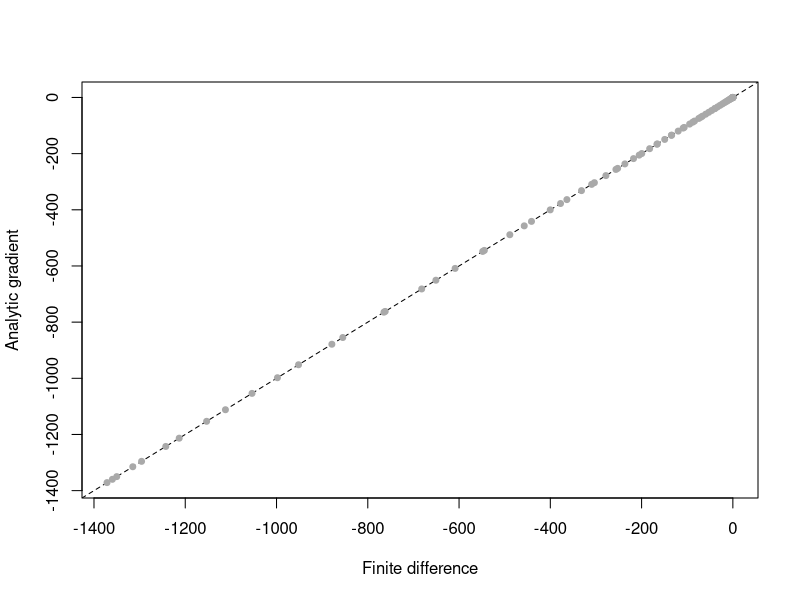
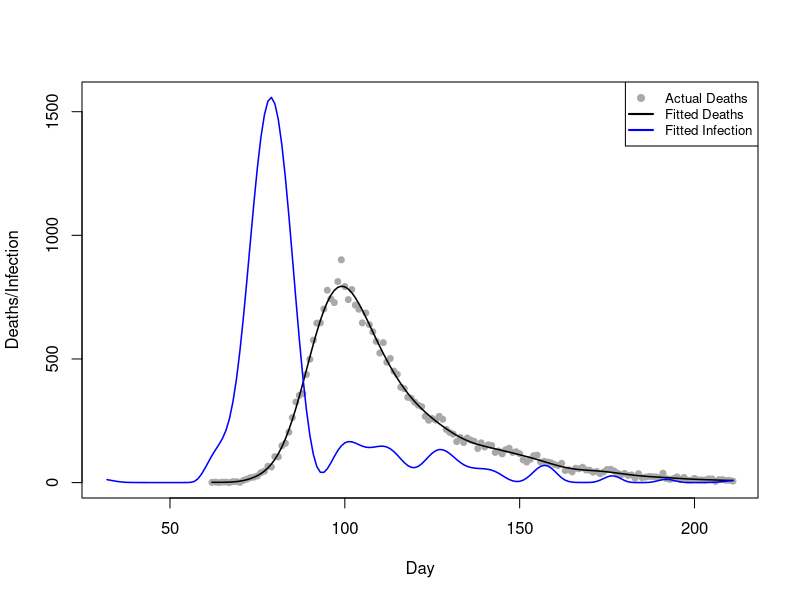
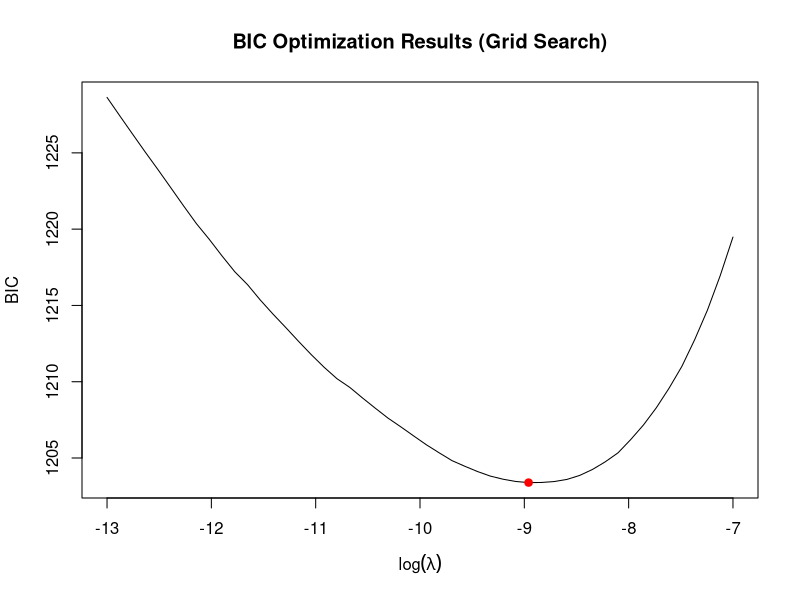
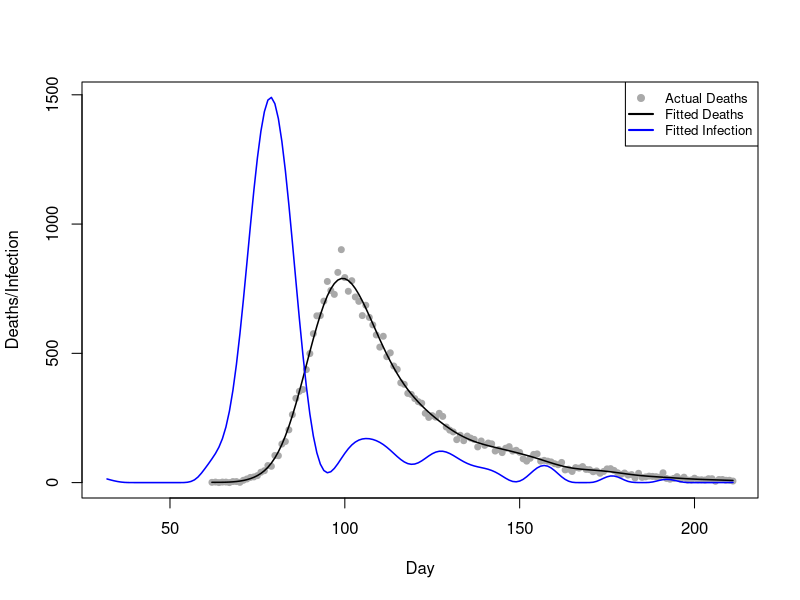
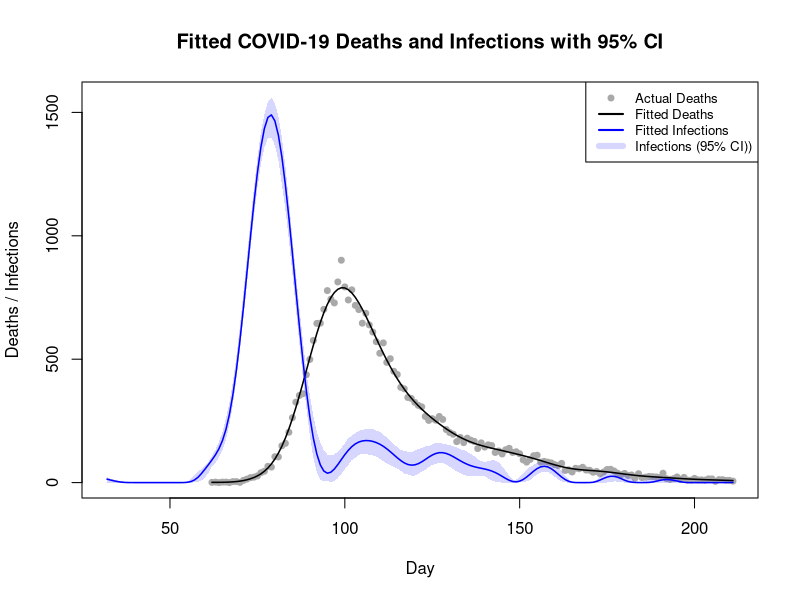

The R source for these figures, in order:
## Team Members: 
# 1. Shivasharini Govindasamy (Sharuuu27) - S2766392
# 2. Yu-Hsuan Hung (YuHsuan07) - S2793274
# 3. Yasuhiro Hara (hiroh-git) - S2826059

## Team Contributions:
# Shivasharini -  
# Yu-Hsuan -  
# Yasuhiro- 

## Github repo link:
# 

## OVERVIEW: 
# This code fits a smooth deconvolution model to COVID-19 death data.
# It estimates the daily infection curve f(t) using penalized B-splines ($\beta=e^\gamma$).
# Optimization minimizes the penalized negative log-likelihood using BFGS.
# The optimal smoothing parameter $\lambda$ is chosen by minimizing the BIC criterion.
# Uncertainty in f(t) is assessed via 200 nonparametric bootstrap replicates.

## CODE STRUCTURE:
# 1. Data loading and initial evaluation of model matrices (X_tilde, X, S).
# 2. Definition and testing of the penalized negative log likelihood (PNLL) and its gradient.
# 3. Preliminary fit of the model using a starting value for $\lambda$ and visualization of results.
# 4. Grid search optimization to find the optimal $\lambda$ minimizing the BIC criterion.
# 5. Non-parametric bootstrapping using weighted likelihood functions to quantify uncertainty in f(t).
# 6. Final plot showing actual deaths, fitted deaths, and fitted infections with 95% confidence intervals.


## Load packages and data 

library(splines)
#setwd("file")
data <- read.table("engcov.txt", header=TRUE)
data$date <- as.Date(data$date, format="%d/%m/%y")


## Evaluate X_tilde, X and S

matrixes <- function(data, k=80){
# define a function to compute X_tilde, X and S 
  n <- nrow(data) # number of observation days, n
  t1 <- data$julian[1] - 30  # earliest infection day, setting as t1-30
  tn <- data$julian[n]       # latest infection day
  t_coverage <- t1:tn        # the scope of infection days
  # k-2 knots cover the scope of infection days
  unit <- (tn-t1)/(k-2-1)
  knot <- seq(t1-unit*3, tn+unit*3, length.out=(k+4))
  # adding 6 points beyond the original k+2 knots, ensuring a total of k+4 knots
  x_tilde <- splineDesign(knots=knot, x=t_coverage, ord=4, outer.ok=TRUE)
  # design matrix, X_tilde, for the B-splines defined by knots at the values 
  # in the scope of infection days
  s <- crossprod(diff(diag(k), diff=2))
  # smoothing penalty matrix S
  x <- matrix(0, nrow=n, ncol=k)
  # initialise the death model matrix X
  d <- 1:80 # the range of days from infection to death.
  edur <- 3.151 # mean parameter for the log-normal distribution.
  sdur <- 0.469 # standard deviation parameter for the log-normal distribution
  pd <- dlnorm(d, edur, sdur) # probability density
  pd <- pd / sum(pd) # normalize probabilities pd
  for (i in 1:n) { #loop over each observation days
    j_max <- min(29+i, 80)
    # determine the maximum interval j_max for the convolution limit.
    for (j in 1:j_max) { # loop over all possible interval j
      y <- 30+i-j
      x[i,] <- x[i,] + x_tilde[y,]*pd[j]
      # X_{i,k}=\sum_{j=1}^{min(29+i,80)}\tilde{X}_{(30+i-j),k}\times \pi_{j}
    }
  }
  list(X_tilde=x_tilde, X=x, S=s) # return the three computed matrices
}

k <- 80
m <- matrixes(data, k=k)
x_tilde <- m$X_tilde
x <- m$X
s <- m$S
y <- data$deaths
# extract x_tilde, x, and s


## Preparation for optim()

pnll <- function(gamma,x,y,s,lambda){
# define the penalised negative log likelihood (pnll) function
  beta <- exp(gamma) # beta = exp(gamma), ensuring positive f
  mu <- x %*% beta   # mu = X %*% beta
  ll <- y*log(mu) - mu - lgamma(y+1) # log-likelihood
  p <- lambda*(t(beta) %*% s %*% beta)/2 # penalty
  -sum(ll) + p # return pnll= -sum(ll) + p
}

gpnll <- function(gamma,x,y,s,lambda){
# Define the gradient of pnll
  beta <- exp(gamma) # beta = exp(gamma), ensuring positive f
  mu <- as.vector(x %*% beta) # mu = X %*% beta
  z <- y/mu-1 # z = y/mu - 1
  dll <- as.vector(t(x) %*% z) * beta # d(sum l_i)/d(gamma)
  dp <- lambda * beta * as.vector(s %*% beta)# d(p)/d(gamma)
  -dll+dp # return total gradient:-[d(sum l_i)/d(gamma)]+[d(p)/d(gamma)]
}

#check 
fd <- gamma0 <- rep(log(10),k) # set gamma0 for testing
lambda0 <- 0.1 # set test lambda value.
pnll0 <- pnll(gamma0, lambda0, x=x, y=y, s=s) # pnll at gamma0 and lambda0
eps <- 1e-7 # finite difference interval 
for (i in seq_along(gamma0)) { # loop over gamma0
  gamma1 <- gamma0
  gamma1[i] <- gamma1[i] + eps  # increase gamma1[i] by eps         
  pnll1 <- pnll(gamma1, lambda0, x=x, y=y, s=s) # compute resulting pnll
  fd[i] <- (pnll1 - pnll0) / eps   # approximate -dl/dgamma[i]      
}
analytic_grad <- gpnll(gamma0,lambda0,x=x,y=y,s=s)
max_abs_diff <- max(abs(analytic_grad - fd)) # Max absolute difference
cat("Max absolute difference between analytic and finite difference gradient:", max_abs_diff, "\n")

squared_errors <- (analytic_grad - fd)^2
rmse <- sqrt(mean(squared_errors))
data_range <- max(fd) - min(fd)
nrmse_range <- rmse / data_range             # Normalised RMSE with range
cat("Normalised RMSE (Range):", nrmse_range, "\n")
# the results indicating that gpnll is coded correctly
# (∵Max Diff and  NRMSE are sufficiently low)

plot(fd, analytic_grad, # visualise QQ plot
     type = "n",
     xlab="Finite difference",
     ylab="Analytic gradient")
abline(a=0, b=1, lty=2) # draw the 45 degree line
points(fd, analytic_grad, # draw the data points on top of the line
       pch = 19,
       col = "darkgray",
       cex = 0.8)
# the result indicating that gpnll is coded correctly


## Plot the actual and fitted deaths and fitted daily infection curve

fit <- optim(par=gamma0, fn=pnll, gr=gpnll,
             lambda=5e-5, x=x, y=y, s=s,
             method="BFGS") #, hessian=TRUE
# Use optim function with BFGS method to optimise
gamma_h <- fit$par       # Get the fitted optimal parameters gamma_h
beta_h <- exp(gamma_h)   # Calculate the fitted B-spline coefficients beta_h
mu_h <- x %*% beta_h     # Calculate the fitted expected deaths mu_h
f_h<- x_tilde %*% beta_h # Calculate the fitted new infection curve f_h

# Set parameters
n <- nrow(data)
t1 <- data$julian[1] - 30
tn <- data$julian[n]
t_coverage <- t1:tn

# Plot actual deaths data (gray dots)
plot(data$julian, y, 
     type="p", 
     pch=19, 
     col="darkgray", 
     cex=.8,
     xlab="Day", 
     ylab="Deaths/Infection", 
     xlim=c(t1,tn), 
     ylim=range(c(f_h, data$deaths)))
# Plot fitted deaths data (black line)
lines(data$julian, mu_h, col="black", lwd=1.5)
# Plot fitted infection data (blue line)
lines(t_coverage, f_h, type="l", col="blue", lwd=1.5)
# Plot legend
legend("topright", 
       legend=c("Actual Deaths", "Fitted Deaths", "Fitted Infection"), 
       col=c("darkgray", "black", "blue"),
       pch=c(19, NA, NA), lty=c(NA, 1, 1), lwd=2, cex=.8)


## Choosing an approriate lambda using BIC

lsp <- seq(-13, -7, length=50) # Defining the grid
lambdas <- exp(lsp)
#n <- nrow(data) # number of observation
#k <- ncol(x) # number of parameters: 80

BIC <- EDF <- rep(0, length(lsp))
gamma_start <- gamma_h # Initial parameter（from Step 3）

for (i in 1:length(lambdas)) {
  # Grid search
  lambda_i <- lambdas[i]
 
  # i. Fit model
  fit <- optim(par=gamma_start, fn=pnll, gr=gpnll,
               lambda=lambda_i, x=x, y=y, s=s,
               method="BFGS") #, hessian=TRUE
  
  gamma_h <- fit$par
  beta_h <- exp(gamma_h)
  mu_h <- as.vector(x %*% beta_h) # fitted expected deaths mu_h (μ̂_i)
  
  # ii. Calculate EDF
  W <- diag(y/(mu_h^2))
  
  XWX <- t(x) %*% W %*% x # H_0 = X^T W X + 0*S = X^T W X
  
  H_lambda <- XWX + lambda_i*s # H_lambda = X^T W X + lambda S
  
  H_inv_H0 <- solve(H_lambda, XWX) # (H_lambda)^(-1) %*% H_0
  
  EDF[i] <- sum(diag(H_inv_H0)) # trace(A) = sum(diag(A))
  
  # iii. Calculate l(beta_h)
  P <- lambda_i*(t(beta_h) %*% s %*% beta_h)/2
  # P = lambda * beta_h^T S * beta_h / 2
  
  ll <- -fit$value + P # ll = -nll = -pnll + P
  
  # iv. BIC = -2l(beta_h) + log(n)*EDF
  BIC[i] <- -2*ll + log(n)*EDF[i]
}

# v. Find optimal λ
i_opt <- which.min(BIC)      # index where BIC is minimum
lambda_opt <- lambdas[i_opt] # optimal lambda!
lsp_opt <- lsp[i_opt]        # optimal log(lambda)
EDF_opt <- EDF[i_opt]        # EDF at minimum BIC
BIC_min <- BIC[i_opt]        # minimum BIC


plot(lsp, BIC, type="l",  # Visualise the results
     xlab=expression(log(lambda)), 
     ylab="BIC", 
     main="BIC Optimization Results (Grid Search)")
points(lsp_opt, BIC_min, col="red", pch=19)

# Print the results
cat("--- Optimal Lambda Selection ---\n")
cat("Optimal log(lambda):", lsp_opt, "\n")
cat("Optimal lambda:", lambda_opt, "\n")
cat("Minimum BIC:", BIC_min, "\n")
cat("EDF at minimum BIC:", EDF_opt)

# Fit model with optimal lambda
fit_opt <- optim(par=gamma_start, fn=pnll, gr=gpnll,
                 lambda=lambda_opt, x=x, y=y, s=s,
                 method="BFGS") #, hessian=TRUE
# Use optim function with BFGS method to optimise
gamma_h_opt <- fit_opt$par       # Get the fitted optimal parameters gamma_h
beta_h_opt <- exp(gamma_h_opt)   # Calculate the fitted B-spline coefficients beta_h
mu_h_opt <- x %*% beta_h_opt     # Calculate the fitted expected deaths mu_h
f_h_opt <- x_tilde %*% beta_h_opt # Calculate the fitted new infection curve f_h

# Plot with optimal parameters
plot(data$julian, y, # Plot actual deaths data (gray dots)
     type="p", 
     pch=19, 
     col="darkgray", 
     cex=.8,
     xlab="Day", 
     ylab="Deaths/Infection", 
     xlim=c(t1,tn), 
     ylim=range(c(f_h_opt, data$deaths)))

lines(data$julian, mu_h_opt,  # Plot fitted deaths data (black line)
      col="black", 
      lwd=1.5)

lines(t_coverage, f_h_opt, # Plot fitted infection data (blue line)
      type="l", 
      col="blue", 
      lwd=1.5)

legend("topright", # Plot legend
       legend=c("Actual Deaths", "Fitted Deaths", "Fitted Infection"), 
       col=c("darkgray", "black", "blue"), 
       pch=c(19, NA, NA), lty=c(NA, 1, 1), lwd=2, cex=.8)


## Non-parametric bootstrapping for uncertainty

pnll_weight <- function(gamma, x, y, s, lambda, w) {
  # define the penalised negative log likelihood (pnll) function with weights
  beta <- exp(gamma) # ensuring f(t) is positive
  mu <- x %*% beta
  ll <- y*log(mu) - mu - lgamma(y+1)
  p <- lambda*(t(beta) %*% s %*% beta)/2 # penalty
  -sum(w * ll) + p # return weighted pnll
}

gpnll_weight <- function(gamma, x, y, s, lambda, w) {
  # Define the gradient of weighted pnll
  beta <- exp(gamma)
  mu <- as.vector(x %*% beta)
  z <- y/mu - 1
  dll <- as.vector(t(x) %*% (w * z)) * beta #(z is multiplied with weights)
  dp <- lambda * beta * as.vector(s %*% beta)
  -dll + dp # return total weighted gradient
}

n_bootstrap <- 200 # to generate 200 bootstrap replicates

fhat_bootstrap <- matrix(0, nrow = nrow(x_tilde), ncol = n_bootstrap)
# creating matrix for the bootstrap

for (i in 1:n_bootstrap) {
  # Generate bootstrap weights for replicate = i
  wb <- tabulate(sample(n, replace=TRUE), n)
  
  # Fit the model using the weighted functions
  fit_b_hat <- optim(par=gamma_h_opt,  # Optimal parameter
                 fn=pnll_weight,       # New weighted pnll
                 gr=gpnll_weight,      # New weighted gradient
                 lambda=lambda_opt,    # Fixed optimal lambda from Q4
                 x=x, y=y, s=s, w=wb,
                 method="BFGS")
  
  gamma_b <- fit_b_hat$par # parameters from this bootstrap fit
  beta_b <- exp(gamma_b)
  
  f_hat_b <- x_tilde %*% beta_b # fitted infection curve for this replicate
  
  fhat_bootstrap[, i] <- f_hat_b # store the result of infection curve
}


## Final results plot with confidence limits

fitted_lower <- apply(fhat_bootstrap, 1, quantile, probs = 0.025)
# lower confidence bound for infection in each day

fitted_upper <- apply(fhat_bootstrap, 1, quantile, probs = 0.975)
# upper confidence bound for infection in each day

ylim_max <- max(c(y, fitted_upper), na.rm = TRUE)
# ensure the canvas is big enough to fit the entire plot

plot(data$julian, y, 
     type = "p", 
     pch = 19, 
     col = "darkgray", 
     cex = 0.8,
     xlab = "Day", 
     ylab = "Deaths / Infections",
     main = "Fitted COVID-19 Deaths and Infections with 95% CI",
     xlim = c(t1, tn), 
     ylim = c(0, ylim_max))


polygon(c(t_coverage, rev(t_coverage)), 
        # outlines the confidence band width along the t-coverage
        c(fitted_upper, rev(fitted_lower)),
        col = rgb(0.2, 0.2, 1, 0.2),
        border = NA)

lines(data$julian, mu_h_opt, # Plot fitted deaths data (black line)
      col = "black", 
      lwd = 1.5)

lines(t_coverage, f_h_opt, # Plot fitted infection data (blue line)
      col = "blue", 
      lwd = 1.5)

legend("topright", # plot legend
       legend = c("Actual Deaths", "Fitted Deaths", "Fitted Infections",
                  "Infections (95% CI))"),
       col = c("darkgray", "black", "blue", rgb(0.2, 0.2, 1, 0.2)),
       pch = c(19, NA, NA, NA),
       lwd = c(NA, 2, 2, 6),
       fill = c(NA, NA, NA, NA), 
       border = NA, 
       cex = 0.8)
